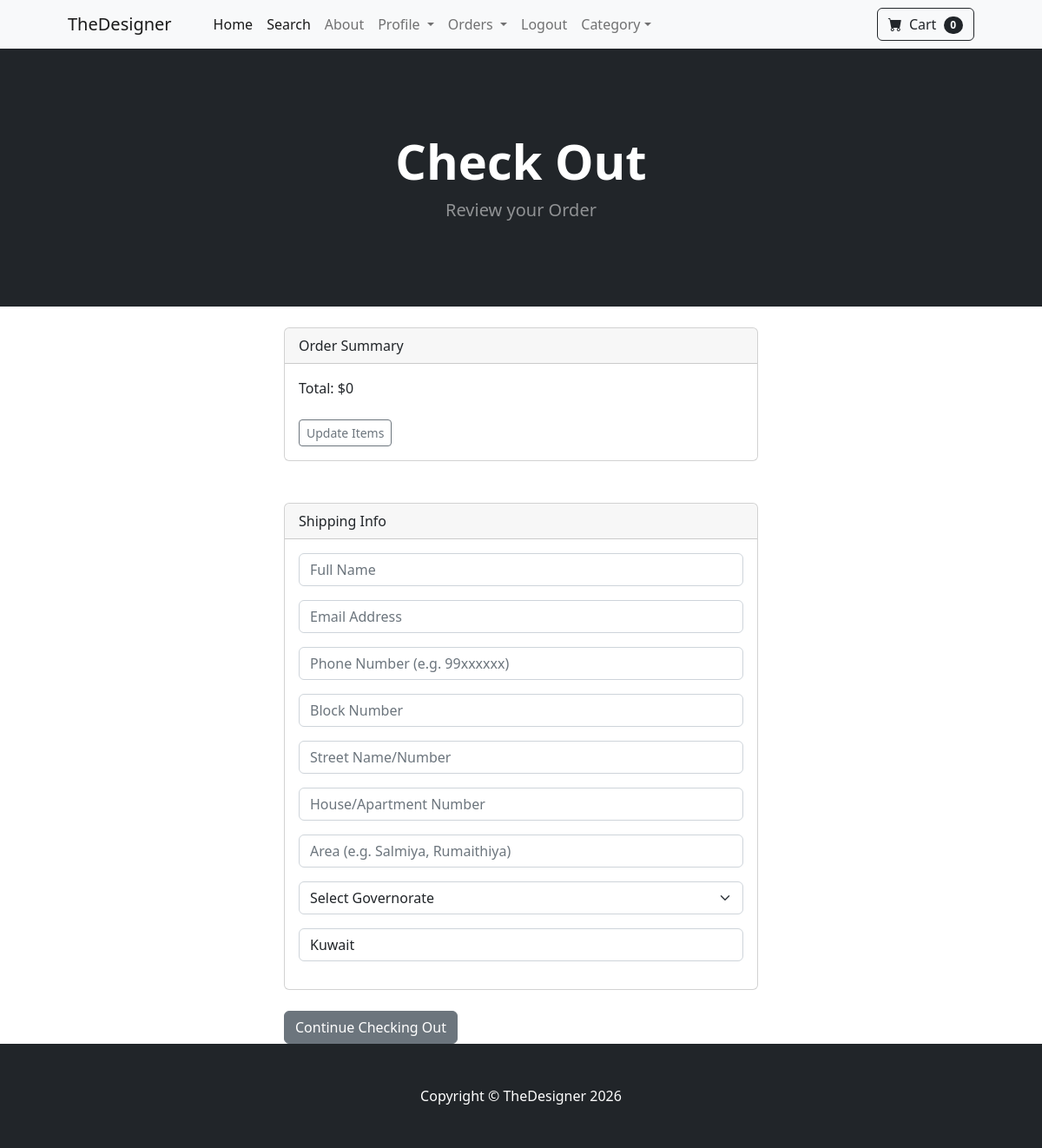
Screenshot of /payment/checkout (signed in) with the database file from the repository.
### payment/models.py (models this page shows, shortened)
class ShippingAddress(models.Model):
    user = models.ForeignKey(User, on_delete=models.CASCADE, null=True, blank=True)
    shipping_full_name = models.CharField(max_length=200)
    shipping_email = models.EmailField(max_length=200)
    shipping_phone = models.CharField(max_length=20, blank=True)
    shipping_block = models.CharField(max_length=100, blank=True)
    shipping_street = models.CharField(max_length=100, blank=True)
    shipping_house = models.CharField(max_length=100, blank=True)
    shipping_area = models.CharField(max_length=100, blank=True)
    shipping_governorate = models.CharField(max_length=20, choices=GOVERNORATES, blank=True)
    shipping_country = models.CharField(max_length=200, default='Kuwait')
    class Meta:
        verbose_name_plural = 'Shipping Address'

### payment/views.py (the view)
# urls.py: path('checkout',views.checkout,name='checkout'),
def checkout(request):
    cart = Cart(request)
    cart_products = cart.get_prods()
    quantities = cart.get_quants()
    totals = cart.cart_total()
    if request.user.is_authenticated:
        shipping_user, created = ShippingAddress.objects.get_or_create(user=request.user)
        shipping_form = ShippingForm(request.POST or None, instance=shipping_user)
        return render(request, "payment/checkout.html", {"cart_products":cart_products,"quantities":quantities,"totals":totals, "shipping_form":shipping_form})
    else:
        shipping_form = ShippingForm(request.POST or None)
        return render(request, "payment/checkout.html", {"cart_products":cart_products,"quantities":quantities,"totals":totals, "shipping_form":shipping_form})

### cart/cart.py (called while the page is built, shortened)
    def __len__(self):
        return len(self.cart)

    def get_prods(self):
        product_ids = self.cart.keys()
        products = Product.objects.filter(id__in=product_ids)
        return products

    def get_quants(self):
        quantities = self.cart
        return quantities

    def cart_total(self):
        product_ids = self.cart.keys()
        products = Product.objects.filter(id__in=product_ids)
        quantities = self.cart
        total = 0
        return   total

### cart/context_processors.py (called while the page is built)
def cart(request):
    return {'cart': Cart(request)}

### payment/templates/payment/checkout.html (shortened to what this page needs)
{% extends 'base.html' %}
{% block content %}
        <header class="bg-dark py-5">
            <div class="container px-4 px-lg-5 my-5">
                <div class="text-center text-white">
                    <h1 class="display-4 fw-bolder"> Check Out </h1>
                    <p class="lead fw-normal text-white-50 mb-0">Review your Order</p>
                </div>
            </div>
        </header>
        <br/>
        <div class="container">
            <div class="row">
                <div class="col-6 offset-md-3">
                    <div class="card">
                        <div class="card-header">
                            Order Summary
                        </div>
                        <div class="card-body">
                            Total: ${{totals}}
                            <br/><br/>
                            <a href="{% url 'cart_summary' %}" class="btn btn-sm btn-outline-secondary">Update Items</a>
                        </div>
                    </div>
                    <br/><br/>
                    <div class="card">
                        <div class="card-header">
                            Shipping Info
                        </div>
                        <div class="card-body">
                            {{shipping_form.as_p}}
                        </div>
                    </div>
                    <br/>
                    <a href="#" class="btn btn-secondary"> Continue Checking Out </a>
                </div>
            </div>
        </div>
{% endblock %}

### rows the page displays
ShippingAddress: shipping_governorate "Select Governorate", shipping_country "Kuwait"

### other values shown
{{ cart | length }} "0"
{{ totals }} "0"
